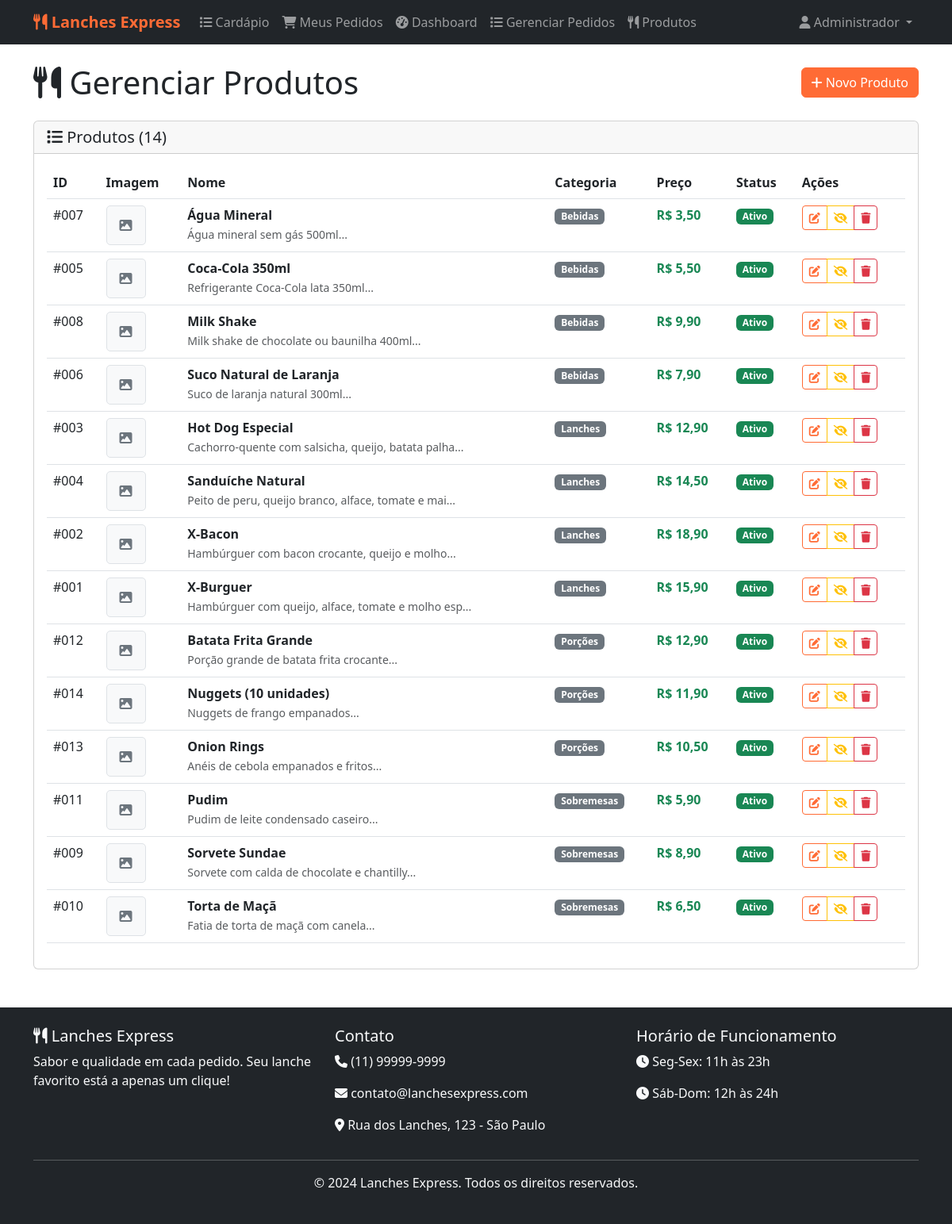
/admin/produtos.php (signed in), run on the app's committed database.
### tables this page shows
CREATE TABLE produtos (
    id INT AUTO_INCREMENT PRIMARY KEY,
    nome VARCHAR(100) NOT NULL,
    descricao TEXT,
    preco DECIMAL(10,2) NOT NULL,
    categoria_id INT,
    imagem VARCHAR(255),
    disponivel BOOLEAN DEFAULT TRUE,
    ativo BOOLEAN DEFAULT TRUE,
    criado_em TIMESTAMP DEFAULT CURRENT_TIMESTAMP,
    atualizado_em TIMESTAMP DEFAULT CURRENT_TIMESTAMP ON UPDATE CURRENT_TIMESTAMP,
    FOREIGN KEY (categoria_id) REFERENCES categorias(id) ON DELETE SET NULL
);

CREATE TABLE categorias (
    id INT AUTO_INCREMENT PRIMARY KEY,
    nome VARCHAR(50) NOT NULL,
    descricao TEXT,
    ativo BOOLEAN DEFAULT TRUE,
    criado_em TIMESTAMP DEFAULT CURRENT_TIMESTAMP
);

### config/database.php (called while the page is built, shortened)
<?php
class Database {
    private static $instance = null;
    private $pdo;
    private $host = 'localhost';
    private $dbname = 'sistema_lanches';
    private $username = 'root';
    private $password = '';
    private function __construct() {
        try {
            $this->pdo = $this->createConnection(true);
        } catch (PDOException $e) {
            if ($this->isUnknownDatabaseError($e)) {
                try {
                    $this->bootstrapDatabase();
                } catch (Throwable $bootstrapError) {
                    die("Erro na conexão com o banco de dados: " . $bootstrapError->getMessage());
                }
            } else {
                die("Erro na conexão com o banco de dados: " . $e->getMessage());
            }
        }
    }
    private function createConnection($useDatabase = true) {
        $dsn = "mysql:host={$this->host};charset=utf8mb4";
        if ($useDatabase) {
            $dsn = "mysql:host={$this->host};dbname={$this->dbname};charset=utf8mb4";
        }
        $pdo = new PDO($dsn, $this->username, $this->password);
        $pdo->setAttribute(PDO::ATTR_ERRMODE, PDO::ERRMODE_EXCEPTION);
        $pdo->setAttribute(PDO::ATTR_DEFAULT_FETCH_MODE, PDO::FETCH_ASSOC);
        return $pdo;
    }
    public static function getInstance() {
        if (self::$instance === null) {
            self::$instance = new self();
        }
        return self::$instance;
    }
    public function getConnection() {
        return $this->pdo;
    }
}
function getDB() {
    return Database::getInstance()->getConnection();
}
?>

### classes/Produto.php (called while the page is built, shortened)
<?php
require_once __DIR__ . '/../config/database.php';
class Produto {
    private $db;
    public function __construct() {
        $this->db = getDB();
    }
    public function listarTodos() {
        $stmt = $this->db->prepare("
            SELECT p.*, c.nome as categoria_nome
            FROM produtos p
            LEFT JOIN categorias c ON p.categoria_id = c.id
            ORDER BY p.ativo DESC, c.nome, p.nome
        ");
        $stmt->execute();
        return $stmt->fetchAll();
    }
}
?>

### admin/produtos.php (the view, shortened to what this page needs)
<?php
require_once '../config/database.php';
require_once '../classes/Produto.php';
$produto = new Produto();
$produtos = $produto->listarTodos();
include '../templates/header.php';
?>
<div class="row mb-4">
    <div class="col-12">
        <div class="d-flex justify-content-between align-items-center">
            <h1 class="mb-0">
                <i class="fas fa-utensils"></i> Gerenciar Produtos
            </h1>
            <button class="btn btn-primary" data-bs-toggle="modal" data-bs-target="#modalProduto">
                <i class="fas fa-plus"></i> Novo Produto
            </button>
        </div>
    </div>
</div>
<div class="row">
    <div class="col-12">
        <div class="card">
            <div class="card-header">
                <h5 class="mb-0">
                    <i class="fas fa-list"></i> Produtos (<?= count($produtos) ?>)
                </h5>
            </div>
            <div class="card-body">
                <?php if (empty($produtos)): ?>
                    <div class="text-center text-muted">
                        <i class="fas fa-utensils fa-3x mb-3"></i>
                        <p>Nenhum produto cadastrado.</p>
                        <button class="btn btn-primary" data-bs-toggle="modal" data-bs-target="#modalProduto">
                            <i class="fas fa-plus"></i> Adicionar Primeiro Produto
                        </button>
                    </div>
                <?php else: ?>
                    <div class="table-responsive">
                        <table class="table table-hover" id="tabelaProdutos">
                            <thead>
                                <tr>
                                    <th>ID</th>
                                    <th>Imagem</th>
                                    <th>Nome</th>
                                    <th>Categoria</th>
                                    <th>Preço</th>
                                    <th>Status</th>
                                    <th>Ações</th>
                                </tr>
                            </thead>
                            <tbody>
                                <?php foreach ($produtos as $prod): ?>
                                    <tr>
                                        <td>#<?= str_pad($prod['id'], 3, '0', STR_PAD_LEFT) ?></td>
                                        <td>
                                            <?php if ($prod['imagem']): ?>
                                                <img src="../assets/images/produtos/<?= htmlspecialchars($prod['imagem']) ?>"
                                                     alt="<?= htmlspecialchars($prod['nome']) ?>"
                                                     class="produto-thumb">
                                            <?php else: ?>
                                                <div class="produto-thumb-placeholder">
                                                    <i class="fas fa-image"></i>
                                                </div>
                                            <?php endif; ?>
                                        </td>
                                        <td>
                                            <strong><?= htmlspecialchars($prod['nome']) ?></strong>
                                            <?php if ($prod['descricao']): ?>
                                                <br><small class="text-muted"><?= htmlspecialchars(substr($prod['descricao'], 0, 50)) ?>...</small>
                                            <?php endif; ?>
                                        </td>
                                        <td>
                                            <span class="badge bg-secondary">
                                                <?= htmlspecialchars($prod['categoria_nome']) ?>
                                            </span>
                                        </td>
                                        <td>
                                            <strong class="text-success">
                                                R$ <?= number_format($prod['preco'], 2, ',', '.') ?>
                                            </strong>
                                        </td>
                                        <td>
                                            <span class="badge <?= $prod['ativo'] ? 'bg-success' : 'bg-danger' ?>">
                                                <?= $prod['ativo'] ? 'Ativo' : 'Inativo' ?>
                                            </span>
                                        </td>
                                        <td>
                                            <div class="btn-group" role="group">
                                                <button class="btn btn-sm btn-outline-primary"
                                                        onclick="editarProduto(<?= $prod['id'] ?>)"
                                                        title="Editar">
                                                    <i class="fas fa-edit"></i>
                                                </button>
                                                <button class="btn btn-sm btn-outline-warning"
                                                        onclick="toggleStatus(<?= $prod['id'] ?>, <?= $prod['ativo'] ?>)"
                                                        title="<?= $prod['ativo'] ? 'Desativar' : 'Ativar' ?>">
                                                    <i class="fas fa-<?= $prod['ativo'] ? 'eye-slash' : 'eye' ?>"></i>
                                                </button>
                                                <button class="btn btn-sm btn-outline-danger"
                                                        onclick="deletarProduto(<?= $prod['id'] ?>, '<?= htmlspecialchars($prod['nome']) ?>')"
                                                        title="Deletar">
                                                    <i class="fas fa-trash"></i>
                                                </button>
                                            </div>
                                        </td>
                                    </tr>
                                <?php endforeach; ?>
                            </tbody>
                        </table>
                    </div>
                <?php endif; ?>
            </div>
        </div>
    </div>
</div>
<?php include '../templates/footer.php'; ?>

### assets/css/style.css (style rules this page uses)
:root { --primary-color: #ff6b35; --secondary-color: #f8f9fa; --success-color: #28a745; --danger-color: #dc3545; --warning-color: #ffc107; --info-color: #17a2b8; --dark-color: #343a40; --light-color: #f8f9fa; }
.btn-primary { background-color: var(--primary-color); border-color: var(--primary-color); }
.btn-outline-primary { color: var(--primary-color); border-color: var(--primary-color); }

### templates/header.php (style rules this page uses)
.btn-primary { background-color: #ff6b35; border-color: #ff6b35; }

### admin/produtos.php (style rules this page uses)
.produto-thumb-placeholder { width: 50px; height: 50px; background: #f8f9fa; border: 1px solid #dee2e6; border-radius: 5px; display: flex; align-items: center; justify-content: center; color: #6c757d; }

### data on the page
produtos: id "007", nome "Água Mineral", descricao "Água mineral sem gás 500ml", categoria.nome "Bebidas", preco "3,50", ativo "Ativo"
produtos: id "005", nome "Coca-Cola 350ml", descricao "Refrigerante Coca-Cola lata 350ml", categoria.nome "Bebidas", preco "5,50", ativo "Ativo"
produtos: id "008", nome "Milk Shake", descricao "Milk shake de chocolate ou baunilha 400ml", categoria.nome "Bebidas", preco "9,90", ativo "Ativo"
produtos: id "006", nome "Suco Natural de Laranja", descricao "Suco de laranja natural 300ml", categoria.nome "Bebidas", preco "7,90", ativo "Ativo"
produtos: id "003", nome "Hot Dog Especial", descricao "Cachorro-quente com salsicha, queijo, batata palha", categoria.nome "Lanches", preco "12,90", ativo "Ativo"
produtos: id "004", nome "Sanduíche Natural", descricao "Peito de peru, queijo branco, alface, tomate e mai", categoria.nome "Lanches", preco "14,50", ativo "Ativo"
produtos: id "002", nome "X-Bacon", descricao "Hambúrguer com bacon crocante, queijo e molho", categoria.nome "Lanches", preco "18,90", ativo "Ativo"
produtos: id "001", nome "X-Burguer", descricao "Hambúrguer com queijo, alface, tomate e molho esp", categoria.nome "Lanches", preco "15,90", ativo "Ativo"
produtos: id "012", nome "Batata Frita Grande", descricao "Porção grande de batata frita crocante", categoria.nome "Porções", preco "12,90", ativo "Ativo"
produtos: id "014", nome "Nuggets (10 unidades)", descricao "Nuggets de frango empanados", categoria.nome "Porções", preco "11,90", ativo "Ativo"
produtos: id "013", nome "Onion Rings", descricao "Anéis de cebola empanados e fritos", categoria.nome "Porções", preco "10,50", ativo "Ativo"
produtos: id "011", nome "Pudim", descricao "Pudim de leite condensado caseiro", categoria.nome "Sobremesas", preco "5,90", ativo "Ativo"
produtos: id "009", nome "Sorvete Sundae", descricao "Sorvete com calda de chocolate e chantilly", categoria.nome "Sobremesas", preco "8,90", ativo "Ativo"
produtos: id "010", nome "Torta de Maçã", descricao "Fatia de torta de maçã com canela", categoria.nome "Sobremesas", preco "6,50", ativo "Ativo"

### other printed values
$_SESSION['usuario']['nome'] "Administrador"
count($produtos) "14"
